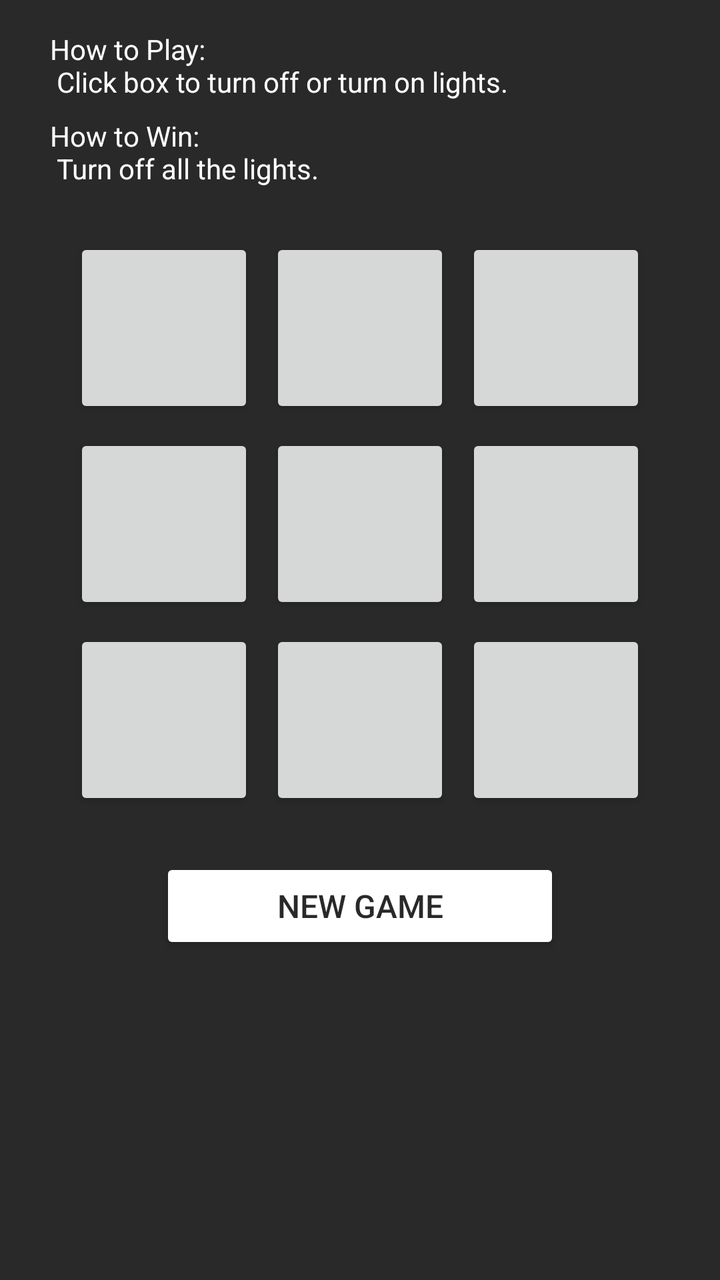
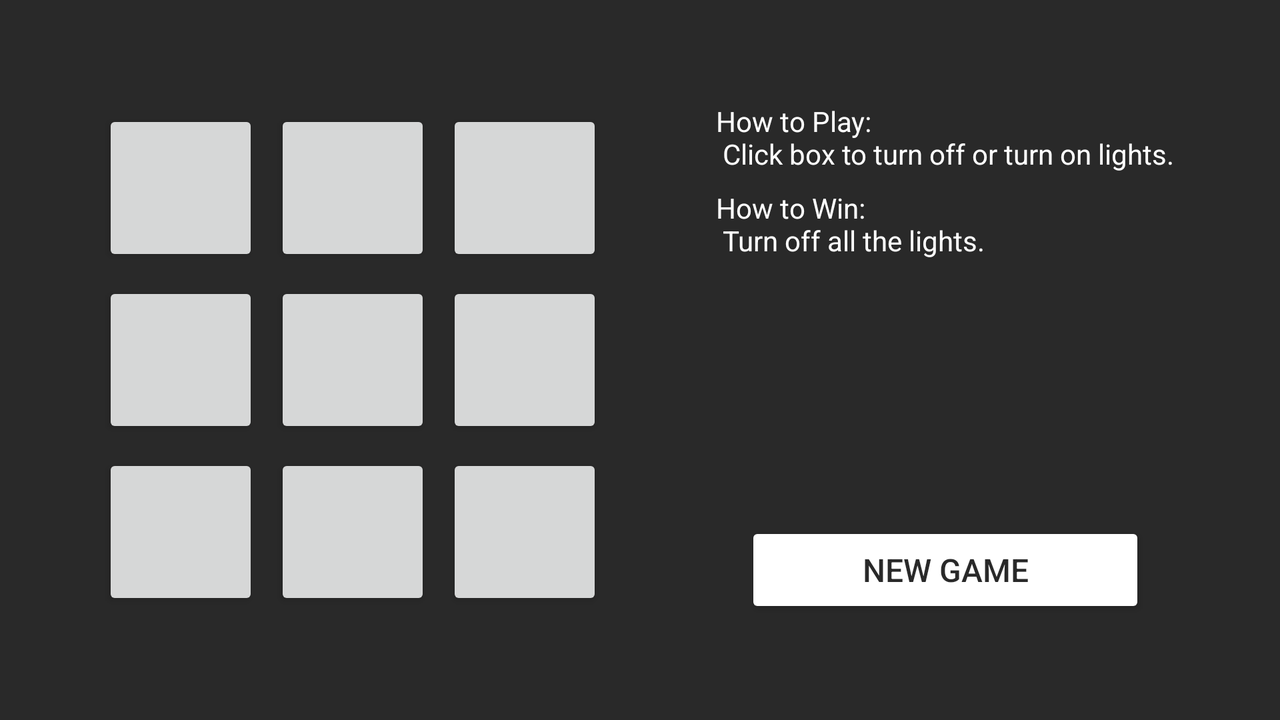

The same Android screen from two of the app's own layout files: first res/layout/ as a phone draws it, then the repository's variant for another configuration, drawn on a device whose configuration selects that folder. Both files follow.
<!-- AndroidManifest.xml: application theme Theme.LightsOutNav -->
<!-- res/layout/fragment_game.xml -->
<?xml version="1.0" encoding="utf-8"?>
<androidx.constraintlayout.widget.ConstraintLayout
    xmlns:android="http://schemas.android.com/apk/res/android"
    xmlns:app="http://schemas.android.com/apk/res-auto"
    xmlns:tools="http://schemas.android.com/tools"
    android:layout_width="match_parent"
    android:layout_height="match_parent"
    android:background="@color/black"
    android:paddingVertical="15dp"
    tools:context="com.zybooks.lightsoutnav.Controller.MainActivity">

    <LinearLayout
        android:layout_marginHorizontal="25dp"
        android:id="@+id/rules_container"
        android:layout_width="match_parent"
        android:layout_height="wrap_content"
        app:layout_constraintTop_toTopOf="parent"
        android:orientation="vertical"
        >
        <TextView
            android:id="@+id/how_to_play_text"
            android:layout_width="match_parent"
            android:layout_height="wrap_content"
            android:text="@string/how_to_play"
            android:layout_marginBottom="8dp"
            />
        <TextView
            android:id="@+id/how_to_win_text"
            android:layout_width="match_parent"
            android:layout_height="wrap_content"
            android:text="@string/how_to_win"
            />
    </LinearLayout>
    <GridLayout
        android:id="@+id/light_grid"
        android:layout_width="wrap_content"
        android:layout_height="wrap_content"
        android:useDefaultMargins="true"
        android:layout_marginTop="100dp"
        android:columnCount="3"
        android:rowCount="3"
        app:layout_constraintLeft_toLeftOf="parent"
        app:layout_constraintRight_toRightOf="parent"
        app:layout_constraintTop_toTopOf="parent">

        <Button style="@style/LightButton" />
        <Button style="@style/LightButton" />
        <Button style="@style/LightButton" />
        <Button style="@style/LightButton" />
        <Button style="@style/LightButton" />
        <Button style="@style/LightButton" />
        <Button style="@style/LightButton" />
        <Button style="@style/LightButton" />
        <Button style="@style/LightButton" />
    </GridLayout>

    <Button
        android:id="@+id/new_game_button"
        style="@style/GameOptionButton"
        android:layout_marginTop="20dp"
        android:text="@string/new_game"
        android:backgroundTint="@color/white"
        android:textColor="@color/black"
        android:textSize="16sp"
        app:layout_constraintLeft_toLeftOf="parent"
        app:layout_constraintRight_toRightOf="parent"
        app:layout_constraintTop_toBottomOf="@id/light_grid" />

</androidx.constraintlayout.widget.ConstraintLayout>
<!-- resources referenced by this layout -->
<resources>
  <color name="black">#F21E1E1E</color>
  <color name="white">#FFFFFFFF</color>
  <string name="how_to_play">How to Play: \n
          Click box to turn off or turn on lights.
      </string>
  <string name="how_to_win">How to Win: \n Turn off all the lights.
      </string>
  <string name="new_game">New Game</string>
  <style name="GameOptionButton">
              <item name="android:layout_height">wrap_content</item>
              <item name="android:layout_width">200dp</item>
              <item name="android:layout_marginTop">5dp</item>
              <item name="android:layout_marginLeft">20dp</item>
              <item name="android:layout_marginRight">20dp</item>
              <item name="android:textSize">20sp</item>
          </style>
  <style name="LightButton">
              <item name="android:layout_height">90dp</item>
              <item name="android:layout_width">90dp</item>
          </style>
  <style name="Theme.LightsOutNav" parent="Theme.AppCompat.Light.DarkActionBar">
              <item name="colorPrimary">@color/black_lighter</item>
              <item name="colorPrimaryDark">@color/black_darker</item>
              <item name="android:textColor">@color/white</item>
          </style>
  <color name="black_lighter">#F2393939</color>
  <color name="black_darker">#F2000000</color>
</resources>
<!-- res/layout-land/fragment_game.xml (the repository's variant of the layout above) -->
<!-- drawn on the phone turned sideways -->
<?xml version="1.0" encoding="utf-8"?>
<androidx.constraintlayout.widget.ConstraintLayout
    xmlns:android="http://schemas.android.com/apk/res/android"
    xmlns:app="http://schemas.android.com/apk/res-auto"
    xmlns:tools="http://schemas.android.com/tools"
    android:layout_width="match_parent"
    android:layout_height="match_parent"
    android:background="@color/black"
    android:paddingVertical="15dp"
    tools:context="com.zybooks.lightsoutnav.Controller.MainActivity">

    <LinearLayout
        android:id="@+id/rules_container"
        android:layout_width="wrap_content"
        android:layout_height="wrap_content"
        app:layout_constraintLeft_toRightOf="@+id/light_grid"
        app:layout_constraintRight_toRightOf="parent"
        app:layout_constraintTop_toTopOf="@+id/light_grid"
        android:orientation="vertical"
        >
        <TextView
            android:id="@+id/how_to_play_text"
            android:layout_width="match_parent"
            android:layout_height="wrap_content"
            android:text="@string/how_to_play"
            android:layout_marginBottom="8dp"
            />
        <TextView
            android:id="@+id/how_to_win_text"
            android:layout_width="match_parent"
            android:layout_height="wrap_content"
            android:text="@string/how_to_win"
            />
    </LinearLayout>
    <GridLayout
        android:id="@+id/light_grid"
        android:layout_width="wrap_content"
        android:layout_height="wrap_content"
        android:useDefaultMargins="true"
        android:columnCount="3"
        android:rowCount="3"
        app:layout_constraintLeft_toLeftOf="parent"
        app:layout_constraintRight_toLeftOf="@+id/new_game_button"
        app:layout_constraintTop_toTopOf="parent"
        app:layout_constraintBottom_toBottomOf="parent" >

        <Button style="@style/LightButtonHorizontal" />
        <Button style="@style/LightButtonHorizontal" />
        <Button style="@style/LightButtonHorizontal" />
        <Button style="@style/LightButtonHorizontal" />
        <Button style="@style/LightButtonHorizontal" />
        <Button style="@style/LightButtonHorizontal" />
        <Button style="@style/LightButtonHorizontal" />
        <Button style="@style/LightButtonHorizontal" />
        <Button style="@style/LightButtonHorizontal" />
    </GridLayout>

    <Button
        android:id="@+id/new_game_button"
        style="@style/GameOptionButton"
        android:layout_marginTop="20dp"
        android:text="@string/new_game"
        android:backgroundTint="@color/white"
        android:textColor="@color/black"
        android:textSize="16sp"
        app:layout_constraintLeft_toRightOf="@+id/light_grid"
        app:layout_constraintRight_toRightOf="parent"
        app:layout_constraintBottom_toBottomOf="@+id/light_grid"/>

</androidx.constraintlayout.widget.ConstraintLayout>
<!-- resources referenced by the variant -->
<!-- as the phone turned sideways resolves them -->
<resources>
  <color name="black">#F21E1E1E</color>
  <color name="white">#FFFFFFFF</color>
  <string name="how_to_play">How to Play: \n
          Click box to turn off or turn on lights.
      </string>
  <string name="how_to_win">How to Win: \n Turn off all the lights.
      </string>
  <string name="new_game">New Game</string>
  <style name="GameOptionButton">
              <item name="android:layout_height">wrap_content</item>
              <item name="android:layout_width">200dp</item>
              <item name="android:layout_marginTop">5dp</item>
              <item name="android:layout_marginLeft">20dp</item>
              <item name="android:layout_marginRight">20dp</item>
              <item name="android:textSize">20sp</item>
          </style>
  <style name="LightButtonHorizontal">
          <item name="android:layout_height">78dp</item>
          <item name="android:layout_width">78dp</item>
      </style>
  <style name="Theme.LightsOutNav" parent="Theme.AppCompat.Light.DarkActionBar">
              <item name="colorPrimary">@color/black_lighter</item>
              <item name="colorPrimaryDark">@color/black_darker</item>
              <item name="android:textColor">@color/white</item>
          </style>
  <color name="black_lighter">#F2393939</color>
  <color name="black_darker">#F2000000</color>
</resources>
